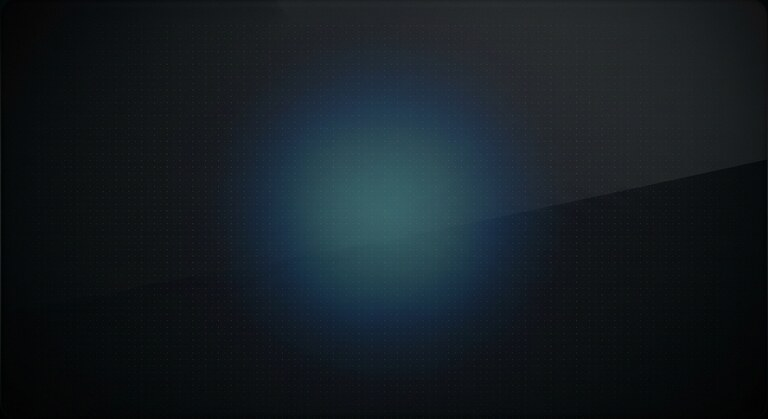
#> input picture assets/pad-surface.jpg, 768 x 419 px
$ python slice_walk.py ../assets/pad-surface.jpg --out out.png
#> lines starting #> are read from the running program, lines starting #| are printed output that depends on the picture; after the words box and inside, x2 and y2 are one past the last pixel; in counts of white or black regions, pixels touching at a corner belong together
### tools/imgtools.py
#!/usr/bin/env python3
"""Мелкие утилиты обработки изображений без scipy.

label_components: связные области (4-связность) через объединение
горизонтальных пробегов — быстро и предсказуемо на картинках 1400x768.
"""
from collections import defaultdict

import numpy as np


def label_components(mask):
    """Возвращает (labels, count). labels — int32, 0 = фон, 1..count — области."""
    h, w = mask.shape
    labels = np.zeros((h, w), dtype=np.int32)
    parent = [0]

    def find(x):
        while parent[x] != x:
            parent[x] = parent[parent[x]]
            x = parent[x]
        return x

    def union(a, b):
        ra, rb = find(a), find(b)
        if ra != rb:
            parent[max(ra, rb)] = min(ra, rb)

    prev_runs = []          # [(start, end, label)]
    next_id = 1
    for y in range(h):
        row = mask[y]
        if not row.any():
            prev_runs = []
            continue

        # пробеги текущей строки
        idx = np.nonzero(np.diff(np.concatenate(([0], row.astype(np.int8), [0]))))[0]
        runs = list(zip(idx[0::2], idx[1::2]))

        cur_runs = []
        pi = 0
        for a, b in runs:
            label = 0
            # ищем пересечения с пробегами предыдущей строки
            while pi < len(prev_runs) and prev_runs[pi][1] <= a:
                pi += 1
            j = pi
            while j < len(prev_runs) and prev_runs[j][0] < b:
                plabel = prev_runs[j][2]
                if label == 0:
                    label = plabel
                else:
                    union(label, plabel)
                j += 1
            if label == 0:
                label = next_id
                parent.append(label)
                next_id += 1
            labels[y, a:b] = label
            cur_runs.append((a, b, label))
        prev_runs = cur_runs

    # нормализуем метки
    remap = defaultdict(int)
    out = np.zeros_like(labels)
    for old in np.unique(labels):
        if old == 0:
            continue
        root = find(int(old))
        if root not in remap:
            remap[root] = len(remap) + 1
        out[labels == old] = remap[root]
    return out, len(remap)


# [10 lines left out: function border_component, not called in this run]

### tools/slice_walk.py
#!/usr/bin/env python3
"""Сборка спрайт-листа ходьбы из кадра генератора.

Генератор рисует 4–8 фигур в ряд (иногда в два ряда), с разным масштабом и
разной «землёй». Просто порезать на равные куски нельзя — фигура будет
дёргаться. Скрипт:

  1) находит ряды фигур (по проекции «чернил» на Y) и кадры внутри ряда
     (по пустым вертикальным полосам);
  2) для каждого кадра берёт альфу по белому фону и bbox фигуры;
  3) считает опорный масштаб как медиану по всем кадрам (кто случайно вышел
     крупнее — подтянется), и приводит кадры к общему масштабу;
  4) ставит фигуры на общую «линию земли» и собирает ровный лист
     N кадров в один ряд, каждая ячейка CELL_W x CELL_H;
  5) рядом кладёт .json с размерами ячейки и порядком кадров.

Запуск:
  python3 tools/slice_walk.py assets/animations/.../archer_walk.png \\
      --out assets/animations/01_celtic_briton/03_sword_and_shield/walk.png
"""
import argparse
import json
import os

import numpy as np
from PIL import Image, ImageFilter

from imgtools import label_components

CELL_H = 256        # высота кадра на карте
BG_TOL = 26.0       # отклонение от белого, при котором начинается фигура
MIN_INK = 2


def load(path):
    return np.asarray(Image.open(path).convert("RGB")).astype(np.float32)


def bg_color(a):
    h, w, _ = a.shape
    pts = [(2, 2), (w - 3, 2), (2, h - 3), (w - 3, h - 3)]
    return np.median(np.array([a[y, x] for x, y in pts]), axis=0)


def runs(profile, thr, min_gap, min_len):
    idx = np.nonzero(profile >= thr)[0]
    if idx.size == 0:
        return []
    out, start, prev = [], idx[0], idx[0]
    for x in idx[1:]:
        if x - prev > min_gap:
            out.append((int(start), int(prev) + 1))
            start = x
        prev = x
    out.append((int(start), int(prev) + 1))
    return [r for r in out if r[1] - r[0] >= min_len]


def smooth(v, k=5):
    return np.convolve(v.astype(np.float32), np.ones(k) / k, mode="same")


def peaks(profile, count, min_dist):
    """Центры фигур: локальные максимумы профиля чернил, не ближе min_dist.

    Так кадры режутся по телам, а не по пустым полосам — даже если оружие
    соседа заходит в кадр и «зашивает» зазор.
    """
    p = profile.astype(np.float32).copy()
    centers = []
    for _ in range(count):
        i = int(np.argmax(p))
        if p[i] <= 0:
            break
        centers.append(i)
        lo, hi = max(0, i - min_dist), min(len(p), i + min_dist + 1)
        p[lo:hi] = 0
    return sorted(centers)


def frame_cells(a, err, expect=8, rows_expect=0, cols_expect=0):
    """Ячейки кадров: ряды по горизонтальным полосам, кадры — по центрам фигур."""
    mask = err > BG_TOL
    rows = runs(smooth(mask.sum(axis=1)), MIN_INK, min_gap=8, min_len=40)
    if rows_expect and len(rows) != rows_expect and rows:
        # равномерно делим общий диапазон содержимого
        ys = np.nonzero(mask.any(axis=1))[0]
        top, bot = int(ys.min()), int(ys.max()) + 1
        step = (bot - top) / rows_expect
        rows = [(int(top + i * step), int(top + (i + 1) * step)) for i in range(rows_expect)]

    per_row = cols_expect or max(1, round(expect / max(1, len(rows))))
    cells = []
    for y0, y1 in rows:
        band = mask[y0:y1]
        prof = smooth(band.sum(axis=0), 9)
        if not prof.any():
            continue
        width = band.shape[1]
        centers = peaks(prof, per_row, min_dist=max(6, int(width / per_row * 0.55)))
        if len(centers) < per_row:
            # страховка: равномерная нарезка по содержимому ряда
            xs = np.nonzero(band.any(axis=0))[0]
            left, right = int(xs.min()), int(xs.max()) + 1
            step = (right - left) / per_row
            centers = [int(left + (i + 0.5) * step) for i in range(per_row)]

        edges = [0] + [(centers[i] + centers[i + 1]) // 2 for i in range(len(centers) - 1)] + [width]
        for i in range(len(centers)):
            cells.append((edges[i], y0, edges[i + 1], y1))
    return cells, rows


def cut_frame(a, err, cell, filter_parts=True):
    x0, y0, x1, y1 = cell
    m = err[y0:y1, x0:x1] > BG_TOL
    if not m.any():
        return None

    # оставляем только свою фигуру: куски оружия соседа по краям кадра —
    # отдельные компоненты, их центр лежит вне bbox главной фигуры
    labels, n = label_components(m) if filter_parts else (None, 1)
    if n > 1:
        areas = np.bincount(labels.ravel())
        areas[0] = 0
        main = int(np.argmax(areas))
        mx0 = np.nonzero((labels == main).any(axis=0))[0]
        keep = np.zeros(n + 1, bool)
        for lab in range(1, n + 1):
            if areas[lab] < 0.02 * areas[main]:
                continue
            cx = np.nonzero((labels == lab).any(axis=0))[0].mean()
            if mx0.min() - 2 <= cx <= mx0.max() + 2:
                keep[lab] = True
        m = m & keep[labels]
        err_cell = np.where(m, err[y0:y1, x0:x1], 0.0)
    else:
        err_cell = err[y0:y1, x0:x1]

    ys, xs = np.nonzero(m)
    if xs.size == 0:
        return None
    bx0, bx1, by0, by1 = xs.min(), xs.max() + 1, ys.min(), ys.max() + 1

    alpha = np.clip((err_cell - BG_TOL) / BG_TOL, 0, 1)
    alpha = Image.fromarray((alpha * 255).astype(np.uint8), "L")
    alpha = alpha.crop((bx0, by0, bx1, by1)).filter(ImageFilter.GaussianBlur(0.5))

    rgb = Image.fromarray(a[y0:y1, x0:x1][by0:by1, bx0:bx1].astype(np.uint8), "RGB")
    fig = rgb.convert("RGBA")
    fig.putalpha(alpha)
    box = fig.getbbox()
    if box is None:
        return None
    return fig.crop(box)


def main():
    ap = argparse.ArgumentParser()
    ap.add_argument("source")
    ap.add_argument("--out", required=True)
    ap.add_argument("--cell-h", type=int, default=CELL_H)
    ap.add_argument("--expect", type=int, default=8, help="сколько кадров нарисовал генератор")
    ap.add_argument("--order", default="", help="порядок кадров, например 1,2,3,4,5,6 (по умолчанию как нарезано)")
    ap.add_argument("--keep", default="", help="оставить только кадры с этими номерами (с 1)")
    ap.add_argument("--rows", type=int, default=0, help="сколько рядов фигур в кадре (если автопоиск путается)")
    ap.add_argument("--cols", type=int, default=0, help="сколько фигур в каждом ряду")
    ap.add_argument("--no-filter", dest="no_filter", action="store_true",
                    help="не отбрасывать куски оружия соседей (когда фигуры слипаются)")
    args = ap.parse_args()

    a = load(args.source)
    bg = bg_color(a)
#> bg = [0.5, 3.5, 4]
    err = np.sqrt(((a - bg) ** 2).sum(axis=2))
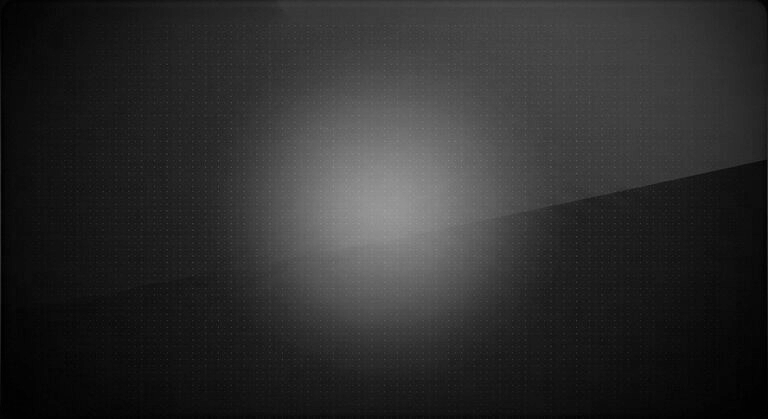
#> err: shape (419, 768) float32; min 0.707, max 160.8, mean 45.8
    cells, rows = frame_cells(a, err, args.expect, args.rows, args.cols)
#> in frame_cells, `mask = err > BG_TOL`:
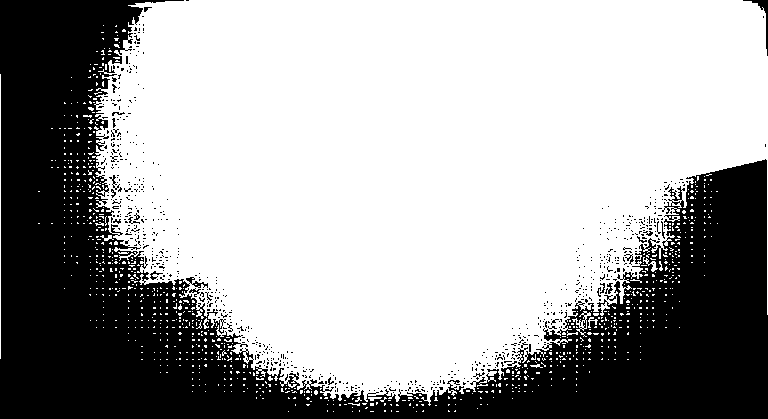
#> mask: shape (419, 768) bool; 65% white; 735 black regions (715 under 20 px), largest, box (x1, y1, x2, y2) and area: (0, 0, 768, 419) 109716, (743, 0, 768, 56) 203, (109, 175, 120, 190) 43
#> in runs, `idx = np.nonzero(profile >= thr)[0]`: idx = 414 values from 0 to 413
#> in runs, `out, start, prev = [], idx[0], idx[0]`: out = []; start = 0
#> in frame_cells, `rows = runs(smooth(mask.sum(axis=1)), MIN_INK, min_gap=8, min_len=40)`: rows = [(0, 414)]
#> in frame_cells, `per_row = cols_expect or max(1, round(expect / max(1, len(rows))))`: per_row = 8
#> the loop in frame_cells, `for y0, y1 in rows:` made 1 pass
#> (y0, y1, width, edges) on pass 1: (0, 414, 768, [0, 223, 277, 336, 397, 454, 508, 563, 768])
#> pass 1, in frame_cells, `band = mask[y0:y1]`:
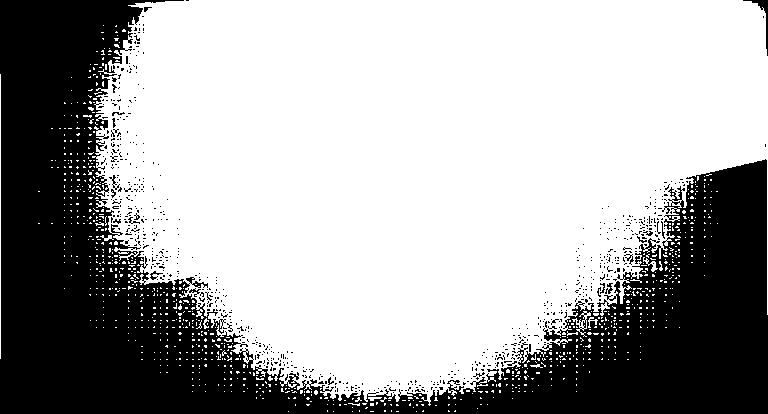
#> band: shape (414, 768) bool; 65.8% white; 735 black regions (715 under 20 px), largest, box (x1, y1, x2, y2) and area: (0, 0, 768, 414) 105876, (743, 0, 768, 56) 203, (109, 175, 120, 190) 43
#> after the loop in frame_cells, `for y0, y1 in rows:`: cells = [(0, 0, 223, 414), (223, 0, 277, 414), (277, 0, 336, 414), (336, 0, 397, 414), (397, 0, 454, 414), (454, 0, 508, 414), (508, 0, 563, 414), (563, 0, 768, 414)]
#> rows = [(0, 414)]
    print(f"{os.path.basename(args.source)}: фон {bg.astype(int)}, "
          f"рядов {len(rows)}, кадров {len(cells)}")
#| pad-surface.jpg: фон [0 3 4], рядов 1, кадров 8

    frames = []
    for cell in cells:
        fig = cut_frame(a, err, cell, not args.no_filter)
        if fig is not None:
            frames.append(fig)
#> this loop made 8 passes
#> pass 1, in cut_frame, `m = err[y0:y1, x0:x1] > BG_TOL`:
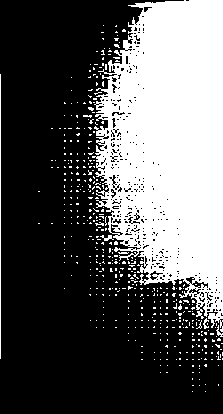
#> m: shape (414, 223) bool; 35.1% white; 474 white regions (469 under 20 px), largest, box (x1, y1, x2, y2) and area: (92, 0, 223, 332) 30356, (0, 74, 1, 359) 285, (100, 235, 114, 241) 39, (203, 318, 209, 329) 31, (216, 325, 223, 337) 30
#> pass 1, in cut_frame, `labels, n = label_components(m) if filter_parts else (None, 1)`:
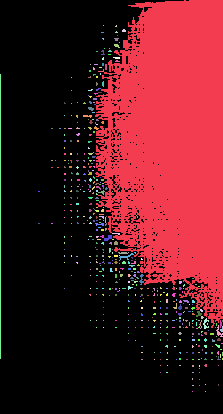
#> labels: shape (414, 223) int32; 535 distinct labels, from 0 to 534; one colour per label, 0 black
#> pass 1, in cut_frame, `err_cell = np.where(m, err[y0:y1, x0:x1], 0.0)`:
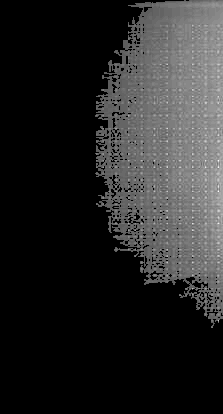
#> err_cell: shape (414, 223) float32; min 0, max 71.33, mean 11.1; drawn with min black and max white
    if not frames:
        raise SystemExit("кадры не найдены")

    if args.keep:
        idx = [int(p) - 1 for p in args.keep.split(",") if p.strip()]
        frames = [frames[i] for i in idx if 0 <= i < len(frames)]

    if args.order:
        idx = [int(p) - 1 for p in args.order.split(",") if p.strip()]
        frames = [frames[i] for i in idx if 0 <= i < len(frames)]

    # опорный масштаб — медиана высот: случайно крупный/мелкий кадр не ломает цикл
    heights = sorted(f.height for f in frames)
    ref_h = heights[len(heights) // 2]
    scale = (args.cell_h * 0.94) / ref_h

    scaled = []
    for f in frames:
        w = max(1, round(f.width * scale))
        h = max(1, round(f.height * scale))
        scaled.append(f.resize((w, h), Image.LANCZOS))
#> this loop made 8 passes

    cell_w = max(f.width for f in scaled) + 8
    strip = Image.new("RGBA", (cell_w * len(scaled), args.cell_h), (0, 0, 0, 0))
#> strip: PIL image 1064x256 RGBA; every value is 0
    for i, f in enumerate(scaled):
        x = i * cell_w + (cell_w - f.width) // 2
        y = args.cell_h - f.height          # общая линия земли
        strip.alpha_composite(f, (x, y))
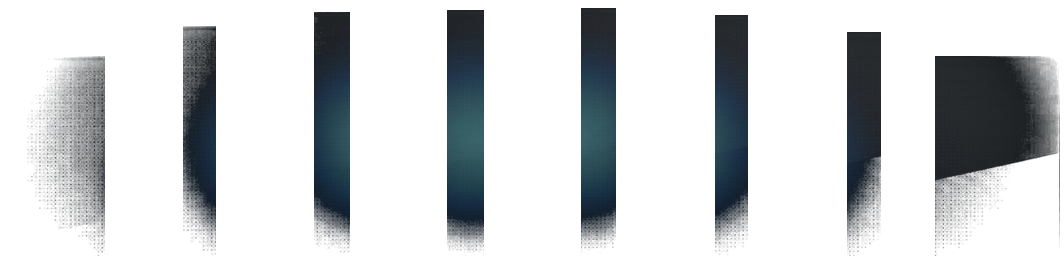
#> strip: PIL image 1064x256 RGBA; mean R, G, B, A 7.9, 10.9, 13.1, 54.4; transparent parts drawn white

    os.makedirs(os.path.dirname(args.out), exist_ok=True)
    strip.save(args.out, optimize=True)

    meta = {
        "image": os.path.basename(args.out),
        "frames": len(scaled),
        "cell_w": cell_w,
        "cell_h": args.cell_h,
        "source": os.path.basename(args.source),
        "ref_height_px": ref_h,
        "scale": round(scale, 4),
    }
    with open(os.path.splitext(args.out)[0] + ".json", "w") as fh:
        json.dump(meta, fh, ensure_ascii=False, indent=2)

    print(f"  ok {args.out}: {strip.width}x{strip.height}, "
          f"{len(scaled)} кадров по {cell_w}x{args.cell_h}")
#|   ok out.png: 1064x256, 8 кадров по 133x256


if __name__ == "__main__":
    main()
